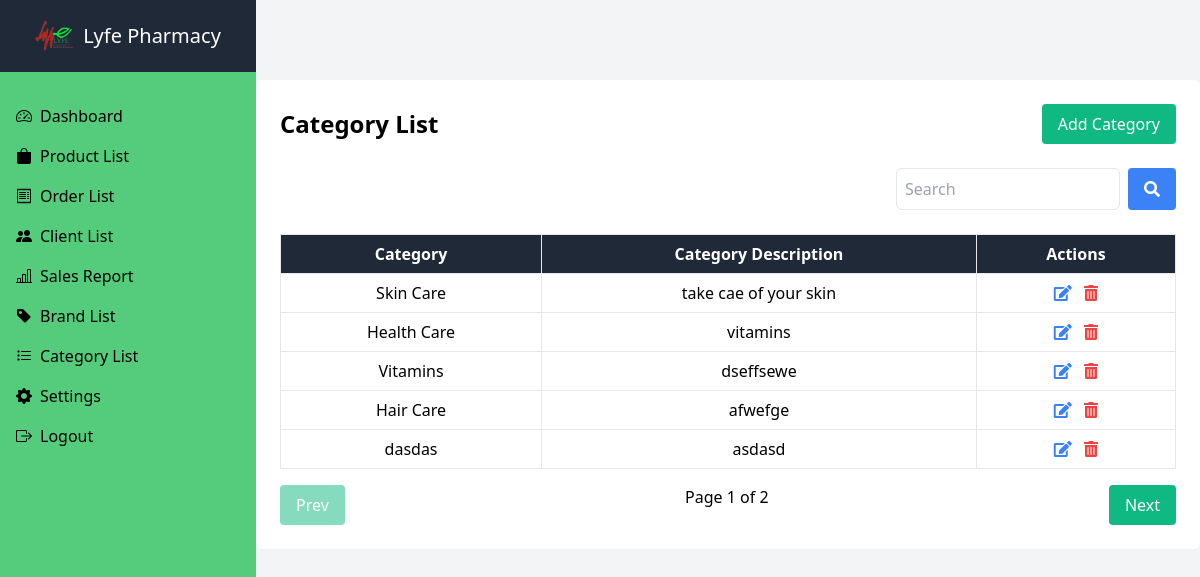
The app's page /admin/category_list.php (signed in) with its own data.
### tables this page shows
CREATE TABLE `category` (
  `id` int(11) NOT NULL,
  `categoryName` varchar(75) NOT NULL,
  `cat_desc` varchar(225) NOT NULL
);

### admin/category_list.php (the view, shortened to what this page needs)
<head>
    <link rel="stylesheet" href="https://cdnjs.cloudflare.com/ajax/libs/tailwindcss/2.2.19/tailwind.min.css">
    <link rel="stylesheet" href="https://cdnjs.cloudflare.com/ajax/libs/font-awesome/5.15.3/css/all.min.css">
</head>
<?php
include 'inc/sidebar.php';
$host = 'localhost';
$dbname = 'onlinepharmacy_db';
$username = 'root';
$password = '';
$search = '';
$categories = [];
$perPage = 5;
try {
    $pdo = new PDO("mysql:host=$host;dbname=$dbname", $username, $password);
    $pdo->setAttribute(PDO::ATTR_ERRMODE, PDO::ERRMODE_EXCEPTION);
    if (isset($_GET['search'])) {
        $search = $_GET['search'];
        $sql = "SELECT * FROM category WHERE categoryName LIKE :search OR cat_desc LIKE :search";
        $stmt = $pdo->prepare($sql);
        $stmt->bindValue(':search', '%' . $search . '%', PDO::PARAM_STR);
        $stmt->execute();
        $categories = $stmt->fetchAll(PDO::FETCH_ASSOC);
    } else {
        $sql = "SELECT * FROM category";
        $stmt = $pdo->prepare($sql);
        $stmt->execute();
        $categories = $stmt->fetchAll(PDO::FETCH_ASSOC);
    }
    $totalCategories = count($categories);
    $totalPages = ceil($totalCategories / $perPage);
    $currentPage = isset($_GET['page']) ? (int)$_GET['page'] : 1;
    $currentPage = max(1, min($totalPages, $currentPage));
    $offset = ($currentPage - 1) * $perPage;
    if (isset($_GET['search'])) {
        $sql = "SELECT * FROM category WHERE categoryName LIKE :search OR cat_desc LIKE :search LIMIT :perPage OFFSET :offset";
        $stmt = $pdo->prepare($sql);
        $stmt->bindValue(':search', '%' . $search . '%', PDO::PARAM_STR);
    } else {
        $sql = "SELECT * FROM category LIMIT :perPage OFFSET :offset";
        $stmt = $pdo->prepare($sql);
    }
    $stmt->bindValue(':perPage', $perPage, PDO::PARAM_INT);
    $stmt->bindValue(':offset', $offset, PDO::PARAM_INT);
    $stmt->execute();
    $categories = $stmt->fetchAll(PDO::FETCH_ASSOC);
} catch (PDOException $e) {
    echo "Error: " . $e->getMessage();
}
?>
<body class="bg-gray-100 ml-64 mt-20 flex">
    <div class=" items-center w-full">
        <div class="bg-white w-full  rounded-md p-6">
            <div class="flex justify-between items-center mb-6">
                <h1 class="text-2xl font-semibold">Category List</h1>
                <button id="addCategoryBtn" class="bg-green-500 text-white px-4 py-2 rounded">Add Category</button>
            </div>
            <form action="" method="GET" class="mb-6 flex justify-end">
                <input type="text" name="search" id="search" placeholder="Search" class="border rounded-md p-2 w-1/4 mr-2" value="<?php echo htmlspecialchars($search); ?>">
                <button type="submit" class="bg-blue-500 text-white px-4 py-2 rounded">
                    <i class="fas fa-search"></i>
                </button>
            </form>
            <table class="min-w-full text-center">
                <thead  class="bg-gray-800 text-white">
                    <tr>
                        <th class="border px-4 py-2">Category</th>
                        <th class="border px-4 py-2">Category Description</th>
                        <th class="border px-4 py-2">Actions</th>
                    </tr>
                </thead>
                <tbody>
                    <?php foreach ($categories as $category) { ?>
                        <tr>
                            <td class="border px-4 py-2"><?php echo htmlspecialchars($category['categoryName']); ?></td>
                            <td class="border px-4 py-2"><?php echo htmlspecialchars($category['cat_desc']); ?></td>
                            <td class="border px-4 py-2">
                                <a href="edit_category.php?id=<?php echo $category['id']; ?>" class="text-blue-500 mr-2"><i class="fas fa-edit"></i></a>
                                <a href="delete_category.php?id=<?php echo $category['id']; ?>" class="text-red-500"><i class="fas fa-trash-alt"></i></a>
                            </td>
                        </tr>
                    <?php } ?>
                </tbody>
            </table>
        <div class="flex justify-between mt-4">
            <a href="?page=<?php echo $currentPage - 1; ?>&search=<?php echo htmlspecialchars($search); ?>" class="px-4 py-2 bg-green-500 text-white rounded <?php echo ($currentPage <= 1) ? 'opacity-50 cursor-not-allowed' : ''; ?>">Prev</a>
            <div>
                Page <?php echo $currentPage; ?> of <?php echo $totalPages; ?>
            </div>
            <a href="?page=<?php echo $currentPage + 1; ?>&search=<?php echo htmlspecialchars($search); ?>" class="px-4 py-2 bg-green-500 text-white rounded <?php echo ($currentPage >= $totalPages) ? 'opacity-50 cursor-not-allowed' : ''; ?>">Next</a>
        </div>
        </div>
    </div>
</body>
</html>

### records on screen
category: categoryName "Skin Care", cat_desc "take cae of your skin"
category: categoryName "Health Care", cat_desc "vitamins"
category: categoryName "Vitamins", cat_desc "dseffsewe"
category: categoryName "Hair Care", cat_desc "afwefge"
category: categoryName "dasdas", cat_desc "asdasd"

### other values on screen
$currentPage "1"
$totalPages "2"
